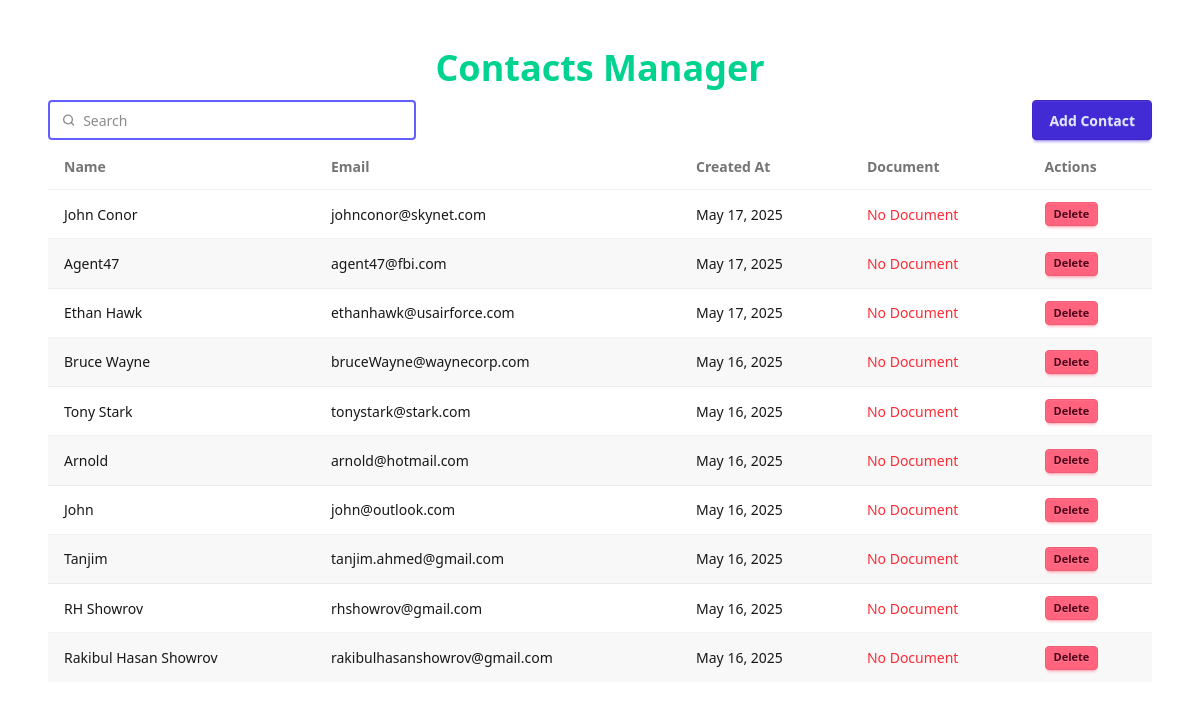
Page / (signed in) on the earlier database version.
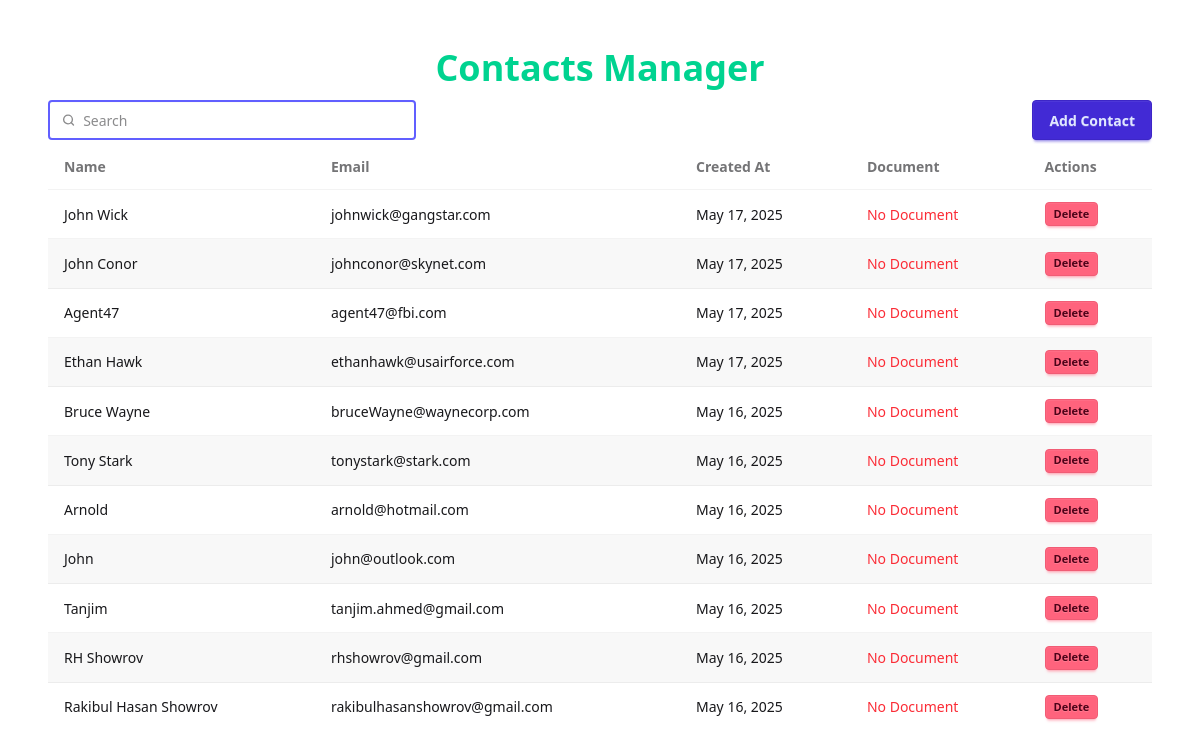
Same page on the later database version.
### contacts/models.py (models this page shows, shortened)
class Contact(models.Model):
    user=models.ForeignKey(User,on_delete=models.CASCADE,related_name='contacts')
    name=models.CharField(max_length=100)
    document=models.FileField(upload_to='contact_doc/',
             validators=[FileExtensionValidator(['pdf','docs','docx','txt'])],blank=True,null=True)
    email=models.EmailField()
    created_at=models.DateTimeField(auto_now_add=True)
    class Meta:
        unique_together=('email','user')

### contacts/views.py (the view)
# urls.py: path('',index,name='index'),
@login_required
def index(request):
    contacts=request.user.contacts.all().order_by('-created_at')
    form=ContactForm()
    context={'contacts':contacts,'form':form}
    return render(request,'contacts/contacts.html',context=context)

### contacts/forms.py (shortened to what this page needs)
class ContactForm(forms.ModelForm):
    name=forms.CharField(
        widget=forms.TextInput(attrs={
            'class':'input w-full',
            'placeholder':'Contact name'
        })
    )
    email=forms.EmailField(
        widget=forms.EmailInput(attrs={
            'class':'input w-full',
            'placeholder':'Contact Email'
        })
    )
    document=forms.FileField(
        widget=forms.FileInput(attrs={
            'class':'file-input file-input-info w-full',
        }),required=False
    )
    class Meta:
        model=Contact
        fields=('name','email','document')

### templates/contacts/contacts.html (shortened to what this page needs)
{% extends 'base.html'%} {%block title%}Contacts{%endblock%} {%block content%}
<div class="w-full">
  <h1 class="text-4xl font-bold text-success mt-3 text-center">
    Contacts Manager
  </h1>
  <div class="flex justify-between">
    <label class="input mt-3 w-1/3 mb-1 border-2 border-indigo-500/100">
      <svg
        class="h-[1em] opacity-50"
        xmlns="http://www.w3.org/2000/svg"
        viewBox="0 0 24 24"
      >
        <g
          stroke-linejoin="round"
          stroke-linecap="round"
          stroke-width="2.5"
          fill="none"
          stroke="currentColor"
        >
          <circle cx="11" cy="11" r="8"></circle>
          <path d="m21 21-4.3-4.3"></path>
        </g>
      </svg>
      <input
        type="search"
        required
        placeholder="Search"
        name="search"
        hx-get="{%url 'contacts:search'%}"
        hx-trigger="keyup delay:1s"
        hx-target="#contacts-list"
        hx-indicator="#spinner"
        hx-on::before-request="document.getElementById('spinner').removeAttribute('hidden')"
        hx-on:htmx:after-request="document.getElementById('spinner').setAttribute('hidden', true)"
      />
    </label>
    <button
      class="btn btn-primary mt-3 mb-1"
      onclick="contact_modal.showModal()"
    >
      Add Contact
    </button>
  </div>
  <div id="contacts-list">
    {% include 'contacts/partials/contacts-list.html' %}
  </div>
</div>
{%endblock%}

### templates/contacts/partials/contact-row.html
<tr>
  <td>{{ contact.name }}</td>
  <td>{{ contact.email }}</td>
  <td>{{ contact.created_at|date:"M d, Y" }}</td>
  <td>
    {%if contact.document %}
    <a href='{{contact.document.url}}' target="_blank" class="btn btn-xs btn-ghost">Download</a>
    {%else%}
    <span class="text-red-500">No Document</span>
    {%endif%}
  </td>
  <td>
    <button class="btn btn-xs btn-error"
    hx-delete="{% url 'contacts:delete_contact' pk=contact.pk %}"
    hx-on:contact-deleted="this.closest('tr').remove();"
    hx-confirm="Are you sure to delete this contact?"
    hx-headers='{"X-CSRFToken": "{{ csrf_token }}"}'
    >Delete</button>
  </td>
</tr>

Differences in the rows shown:
added Contact: name "John Wick", email "johnwick@gangstar.com", created_at "May 17, 2025", shows "No Document"
